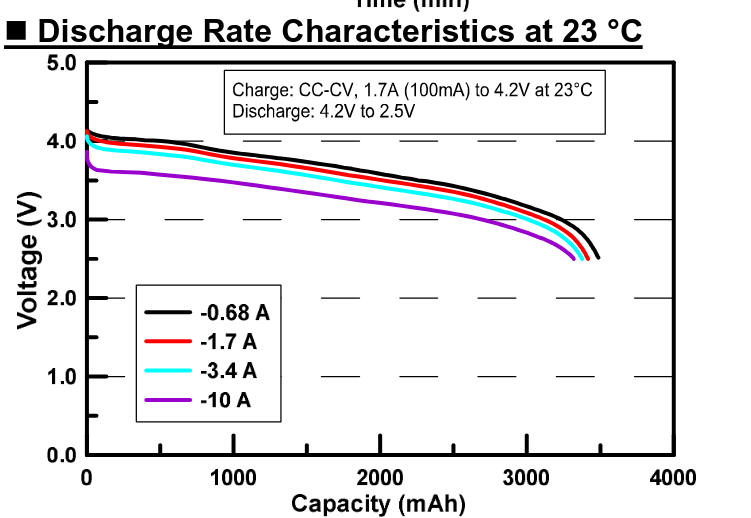
#> input picture curve-compute/image_912f6a.png, 751 x 518 px
$ python -i ocv_interpret_graph.py   (imports and definitions only)
#> lines starting #> are read from the running program, lines starting #| are printed output that depends on the picture; after the words box and inside, x2 and y2 are one past the last pixel; in counts of white or black regions, pixels touching at a corner belong together
import cv2
import numpy as np
import pandas as pd
import matplotlib.pyplot as plt

# --- CONFIGURATION ---
IMAGE_PATH = 'image_912f6a.png'
OUTPUT_CSV = 'red_curve_data.csv'

# Graph Axis Values (Based on the labels in your image)
# Update these if you process a different graph
X_AXIS_MAX_VALUE = 4000.0  # mAh
Y_AXIS_MAX_VALUE = 5.0     # Volts

class GraphDigitizer:
    def __init__(self, image_path):
#> called with image_path = 'image_912f6a.png'
        self.img = cv2.imread(image_path)
#> self.img is the input picture: shape (518, 751, 3); mean B, G, R 233, 231.8, 232.7
        if self.img is None:
            raise FileNotFoundError(f"Could not load image at {image_path}")
        self.clone = self.img.copy()
        self.points = []
        self.ref_pts = {} # Stores 'origin', 'x_max', 'y_max'

    # [62 lines left out: functions mouse_callback, calibrate, get_pixel_to_unit_ratios, not called in this run]

    def extract_red_curve(self):
        """Isolates the red curve and filters out noise."""
        hsv = cv2.cvtColor(self.img, cv2.COLOR_BGR2HSV)
#> hsv: shape (518, 751, 3); mean H, S, V 1.7, 4.5, 234.5

        # Define red ranges (Red wraps around 180 in HSV)
        # Lower mask (0-10)
        lower_red1 = np.array([0, 100, 100])
        upper_red1 = np.array([10, 255, 255])

        # Upper mask (170-180)
        lower_red2 = np.array([160, 100, 100])
        upper_red2 = np.array([180, 255, 255])

        mask1 = cv2.inRange(hsv, lower_red1, upper_red1)
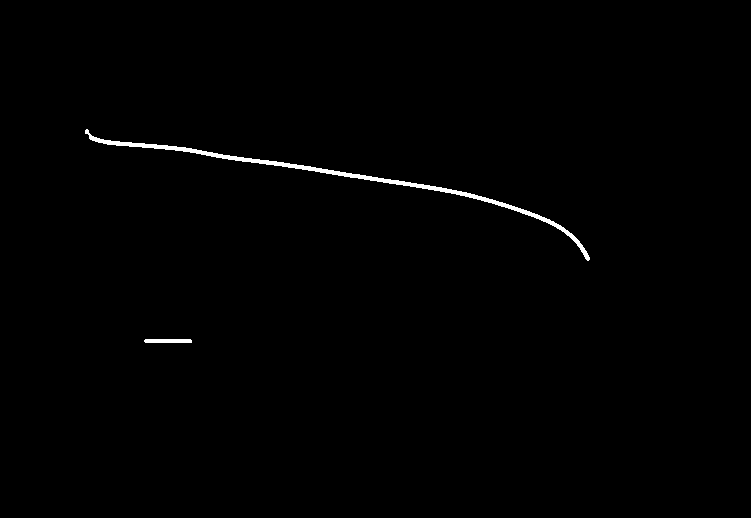
#> mask1: shape (518, 751); 0.63% white; 2 white regions, box (x1, y1, x2, y2) and area: (85, 129, 590, 261) 2254, (144, 339, 192, 343) 189
        mask2 = cv2.inRange(hsv, lower_red2, upper_red2)
#> mask2: shape (518, 751); every value is 0
        mask = mask1 + mask2

        # Noise removal
        kernel = np.ones((2,2), np.uint8)
        mask = cv2.morphologyEx(mask, cv2.MORPH_OPEN, kernel)
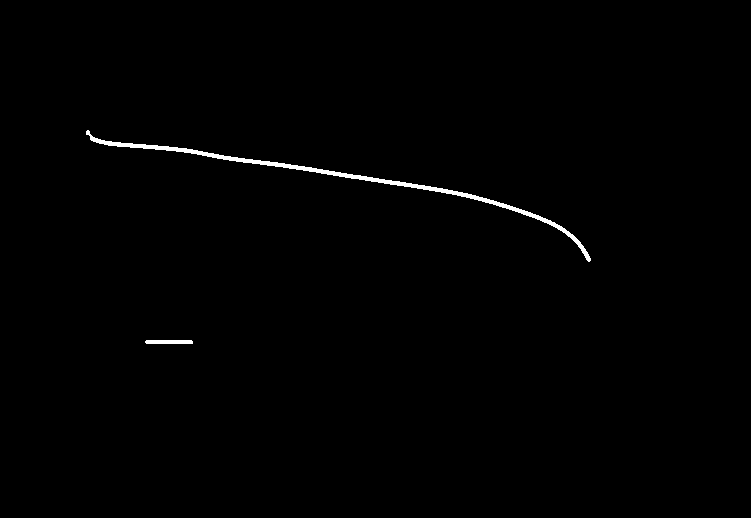
#> mask: shape (518, 751); 0.63% white; 2 white regions, box (x1, y1, x2, y2) and area: (86, 130, 591, 262) 2254, (145, 340, 193, 344) 189

        # Filter: Keep only the largest connected component (the main curve)
        # This removes the small red line in the legend
        num_labels, labels, stats, centroids = cv2.connectedComponentsWithStats(mask, connectivity=8)
#> labels: shape (518, 751) int32; 3 distinct labels, from 0 to 2
#> num_labels = 3; stats = [[0, 0, 751, 518, 386575], [86, 130, 505, 132, 2254], [145, 340, 48, 4, 189]]; centroids = [[375.3, 258.9], [345, 179.7], [168.6, 341.5]]

        # stats columns: [x, y, width, height, area]
        # We skip label 0 (background)
        if num_labels > 1:
            largest_label = 1 + np.argmax(stats[1:, cv2.CC_STAT_AREA])
#> largest_label = 1
            mask_clean = np.zeros_like(mask)
            mask_clean[labels == largest_label] = 255
        else:
            mask_clean = mask

        return mask_clean

    # [68 lines left out: function process, not called in this run]

# [3 lines not run here, left out]


>>> result = GraphDigitizer('image_912f6a.png').extract_red_curve()
